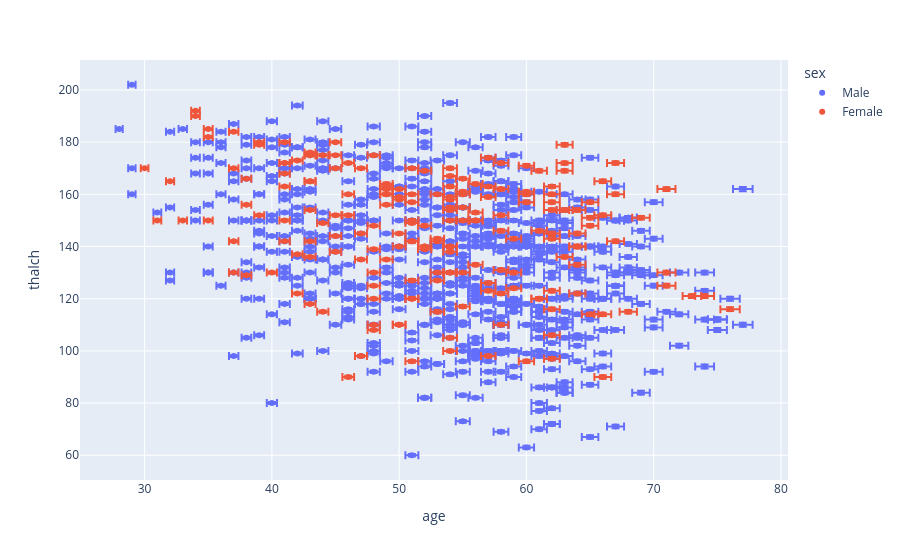

The notebook cell this image was saved under:
### Code cell
df['e'] = df["age"]/100
fig = px.scatter(df, x='age', y='thalch', color='sex', error_x='e', error_y='e').show()

### Figure 1 — Plotly figure (JSON) as saved in the notebook; plotly's stock layout.template omitted (floating-point values rounded to 4 significant figures; data arrays with more than 128 entries replaced by an {"elided": "..."} marker saying what was removed)
{"data": [{"error_x": {"array": {"elided": "726 float values"}}, "error_y": {"array": {"elided": "726 float values"}}, "hovertemplate": "sex=Male<br>age=%{x}<br>thalch=%{y}<extra></extra>", "legendgroup": "Male", "marker": {"color": "#636efa", "symbol": "circle"}, "mode": "markers", "name": "Male", "orientation": "v", "showlegend": true, "type": "scatter", "x": {"elided": "726 int values"}, "xaxis": "x", "y": {"elided": "726 float values"}, "yaxis": "y"}, {"error_x": {"array": {"elided": "194 float values"}}, "error_y": {"array": {"elided": "194 float values"}}, "hovertemplate": "sex=Female<br>age=%{x}<br>thalch=%{y}<extra></extra>", "legendgroup": "Female", "marker": {"color": "#EF553B", "symbol": "circle"}, "mode": "markers", "name": "Female", "orientation": "v", "showlegend": true, "type": "scatter", "x": {"elided": "194 int values"}, "xaxis": "x", "y": {"elided": "194 float values"}, "yaxis": "y"}], "layout": {"legend": {"title": {"text": "sex"}, "tracegroupgap": 0}, "margin": {"t": 60}, "xaxis": {"anchor": "y", "domain": [0, 1], "title": {"text": "age"}}, "yaxis": {"anchor": "x", "domain": [0, 1], "title": {"text": "thalch"}}}}
